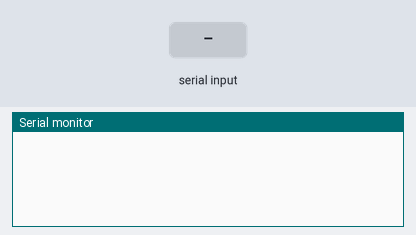
A sketch run on a simulated Arduino Uno, built with avr-gcc and run on an emulated ATmega328P. Shown: the last lines printed to the serial monitor. The test bench sets the inputs (shaded band).

Above: at 1.2 s.
1.3 s: "u" received over Serial
At 3.9 s:
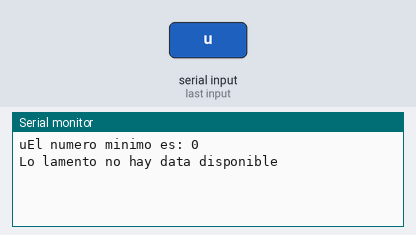
4.3 s: "8" received over Serial
At 6.4 s:
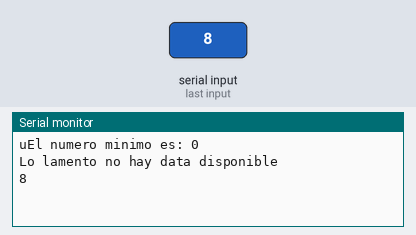
6.7 s: "i" received over Serial
At 8.9 s:
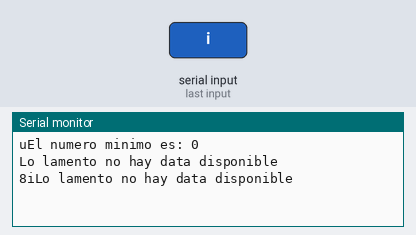

Measured:
- after the input at 1.3 s, the serial monitor: prints a new line after 1.0 s (image 1)
- after the input at 4.3 s, the serial monitor: prints a new line after 1.0 s (image 2)
- after the input at 6.7 s, the serial monitor: prints a new line after 1.6 s (image 3)

The sketch:

getData.ino
```cpp
//Inclusion de los archivos externos que vamos a ocupar que son los dos archivos con funciones para
//obtener el numero minimo y el numero maximo.
#include "get_min.h"
#include "get_max.h"

//Se declara la unica variable que vamos a ocupar que se llama option y es de tipo string.
String option= "";

//Entorno de ejecucion la funcion void tiene la declaracion que se va a ocupar para la ejecucion del codigo.
void setup() {
  //Esta codigo definimos los baudios en el puerto serial a 115200
  Serial.begin(115200);
}

//La funcion void loop se va a ejecutar todo el rato y es la parte que ejecuta la placa.
void loop() {
  //El if sirve para escribir en el puerto serial esto si hay dato en dicho puerto.
   if(Serial.available() != 0){
    //la variable opcion previamente declarada guardara la informacion del puerto serial esto mediante el readString.
    option = Serial.readString();
    Serial.print(option);
    //Mandamos a llamar las dos funciones que obtienen el valor minimo y maximo.
    getMin(option);
    getMax(option);
   }
}
```

get_max.h
```cpp
//Declaracion de la funcion que obtiene el numero maximo y recibe como parametro option
  void getMax(String option){

    //declaramos un array llamado Buf donde se convertira la variable string obtenida a un array de char.
    char Buf[50];
    //toCharArray convierte una variable string a char
    option.toCharArray(Buf, 50);

    //Se ejecuta un if donde se toma la primera posicion del array para discrimiar 'i' o 'u' y separarlos
    //Se pregunta por la posicion y obtener 'u'
    if(Buf[0]=='u'){

      //Con el switch preguntamos por la quinta posicion del array para saber que numero corresponde.
      switch (Buf[4]) {
    case '8':
        //Cada caso del switch es similar donde esta un mensaje con la operacion correspondiente para el caso
        Serial.print("El numero maximo es: ");
        Serial.println(pow(2,8)-1);
      break;
    case '1':
        Serial.print("El numero maximo es: ");
        Serial.println(pow(2,16)-1);
      break;
    case '3':
        Serial.print("El numero maximo es: ");
        Serial.println(pow(2,32)-1);
      break;
    case '6':
        Serial.print("El numero maximo es: ");
        Serial.println((uint64_t)pow(2,64));
      break;
    default:
        Serial.println("Lo lamento no hay data disponible");
      break;
    }

    //Se pregunta por la posicion y obtener 'i'
    }else if(Buf[0]=='i'){

        //Con el switch preguntamos por la cuarta posicion del array para saber que numero corresponde.
        switch (Buf[3]) {
    case '8':
        //Cada caso del switch es similar donde esta un mensaje con la operacion correspondiente para el caso
        Serial.print("El numero maximo es: ");
        Serial.println(pow(2,7)-1);
      break;
    case '1':
        Serial.print("El numero maximo es: ");
        Serial.println(pow(2,15)-1);
      break;
    case '3':
        Serial.print("El numero maximo es: ");
        Serial.println(pow(2,31)-1);
      break;
    case '6':
        Serial.print("El numero maximo es: ");
        Serial.println((uint64_t)pow(2,63)-1);
      break;
    default:
        Serial.println("Lo lamento no hay data disponible");
      break;
    }
    }
    delay(1000);
  }
```

get_min.h
```cpp
//Declaracion de la funcion que obtiene el numero minimo y recibe como parametro option
void getMin(String option){

  //declaramos un array llamado Buf donde se convertira la variable string obtenida a un array de char.
  char Buf[50];
  //toCharArray convierte una variable string a char
  option.toCharArray(Buf, 50);

  //Se ejecuta un if donde se toma la primera posicion del array para discrimiar 'i' o 'u' y separarlos
  //Se pregunta por la posicion y obtener 'u'
  if(Buf[0]=='u'){

    //En este caso  el minimo de todos los casos de uint es 0 asi que al momento de coincidir el if se muestra un mensaje
    //y el numero 0
    Serial.print("El numero minimo es: ");
    Serial.println(0);

  //if para obtener el minimo para int
  }else if(Buf[0]=='i'){

      //Con el switch preguntamos por la cuarta posicion del array para saber que numero corresponde.
      switch (Buf[3]) {
  case '8':
      //Cada caso del switch es similar donde esta un mensaje con la operacion correspondiente para el caso
      Serial.print("El numero minimo es: -");
      Serial.println(pow(2,7));
    break;
  case '1':
      Serial.print("El numero minimo es: -");
      Serial.println(pow(2,15));
    break;
  case '3':
      Serial.print("El numero minimo es: -");
      Serial.println(pow(2,31));
    break;
   case '6':
      Serial.print("El numero minimo es: -");
      Serial.println((uint64_t)pow(2,63));
    break;
  default:
      Serial.println("Lo lamento no hay data disponible");
    break;
  }
  }
  delay(1000);
}
```
